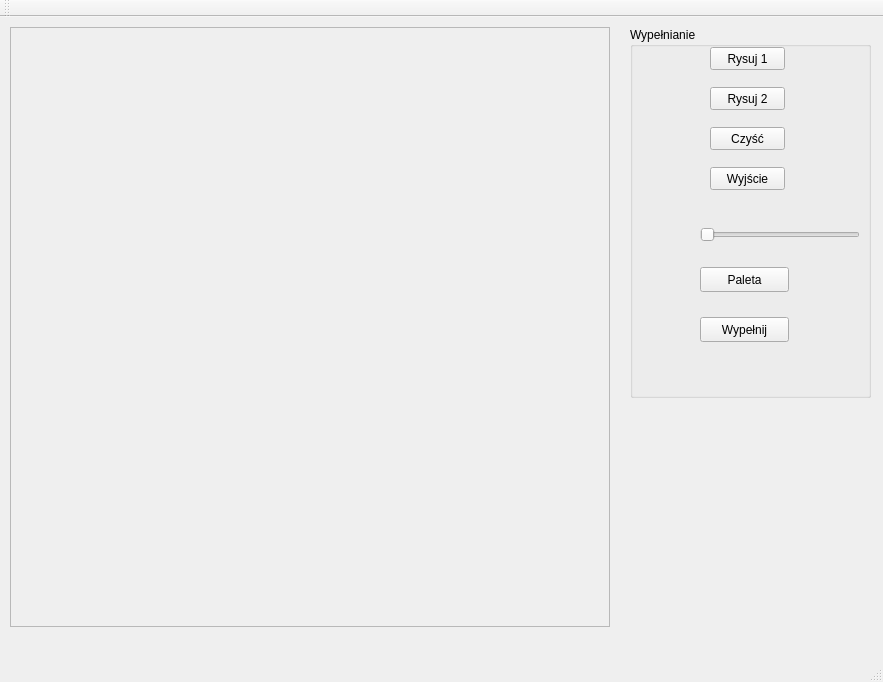
<?xml version="1.0" encoding="UTF-8"?>
<ui version="4.0">
 <class>MyWindow</class>
 <widget class="QMainWindow" name="MyWindow">
  <property name="geometry">
   <rect>
    <x>0</x>
    <y>0</y>
    <width>883</width>
    <height>682</height>
   </rect>
  </property>
  <property name="windowTitle">
   <string>MyWindow</string>
  </property>
  <widget class="QWidget" name="centralWidget">
   <widget class="QFrame" name="rysujFrame">
    <property name="geometry">
     <rect>
      <x>10</x>
      <y>10</y>
      <width>600</width>
      <height>600</height>
     </rect>
    </property>
    <property name="frameShape">
     <enum>QFrame::StyledPanel</enum>
    </property>
    <property name="frameShadow">
     <enum>QFrame::Raised</enum>
    </property>
   </widget>
   <widget class="QGroupBox" name="groupBox">
    <property name="geometry">
     <rect>
      <x>630</x>
      <y>10</y>
      <width>241</width>
      <height>371</height>
     </rect>
    </property>
    <property name="title">
     <string>Wypełnianie</string>
    </property>
    <widget class="QPushButton" name="draw1Button">
     <property name="geometry">
      <rect>
       <x>80</x>
       <y>20</y>
       <width>75</width>
       <height>23</height>
      </rect>
     </property>
     <property name="text">
      <string>Rysuj 1</string>
     </property>
    </widget>
    <widget class="QPushButton" name="draw2Button">
     <property name="geometry">
      <rect>
       <x>80</x>
       <y>60</y>
       <width>75</width>
       <height>23</height>
      </rect>
     </property>
     <property name="text">
      <string>Rysuj 2</string>
     </property>
    </widget>
    <widget class="QPushButton" name="cleanButton">
     <property name="geometry">
      <rect>
       <x>80</x>
       <y>100</y>
       <width>75</width>
       <height>23</height>
      </rect>
     </property>
     <property name="text">
      <string>Czyść</string>
     </property>
    </widget>
    <widget class="QPushButton" name="exitButton">
     <property name="geometry">
      <rect>
       <x>80</x>
       <y>140</y>
       <width>75</width>
       <height>23</height>
      </rect>
     </property>
     <property name="text">
      <string>Wyjście</string>
     </property>
    </widget>
    <widget class="QSlider" name="sliderUi">
     <property name="geometry">
      <rect>
       <x>70</x>
       <y>200</y>
       <width>160</width>
       <height>16</height>
      </rect>
     </property>
     <property name="minimumSize">
      <size>
       <width>160</width>
       <height>16</height>
      </size>
     </property>
     <property name="mouseTracking">
      <bool>false</bool>
     </property>
     <property name="tabletTracking">
      <bool>false</bool>
     </property>
     <property name="acceptDrops">
      <bool>false</bool>
     </property>
     <property name="minimum">
      <number>3</number>
     </property>
     <property name="maximum">
      <number>25</number>
     </property>
     <property name="orientation">
      <enum>Qt::Horizontal</enum>
     </property>
     <property name="invertedAppearance">
      <bool>false</bool>
     </property>
     <property name="invertedControls">
      <bool>false</bool>
     </property>
    </widget>
    <widget class="QPushButton" name="pushButton">
     <property name="geometry">
      <rect>
       <x>70</x>
       <y>240</y>
       <width>89</width>
       <height>25</height>
      </rect>
     </property>
     <property name="text">
      <string>Paleta</string>
     </property>
    </widget>
    <widget class="QPushButton" name="pushButton_2">
     <property name="geometry">
      <rect>
       <x>70</x>
       <y>290</y>
       <width>89</width>
       <height>25</height>
      </rect>
     </property>
     <property name="text">
      <string>Wypełnij</string>
     </property>
    </widget>
   </widget>
  </widget>
  <widget class="QMenuBar" name="menuBar">
   <property name="geometry">
    <rect>
     <x>0</x>
     <y>0</y>
     <width>883</width>
     <height>22</height>
    </rect>
   </property>
  </widget>
  <widget class="QToolBar" name="mainToolBar">
   <attribute name="toolBarArea">
    <enum>TopToolBarArea</enum>
   </attribute>
   <attribute name="toolBarBreak">
    <bool>false</bool>
   </attribute>
  </widget>
  <widget class="QStatusBar" name="statusBar"/>
 </widget>
 <layoutdefault spacing="6" margin="11"/>
 <resources/>
 <connections/>
</ui>
